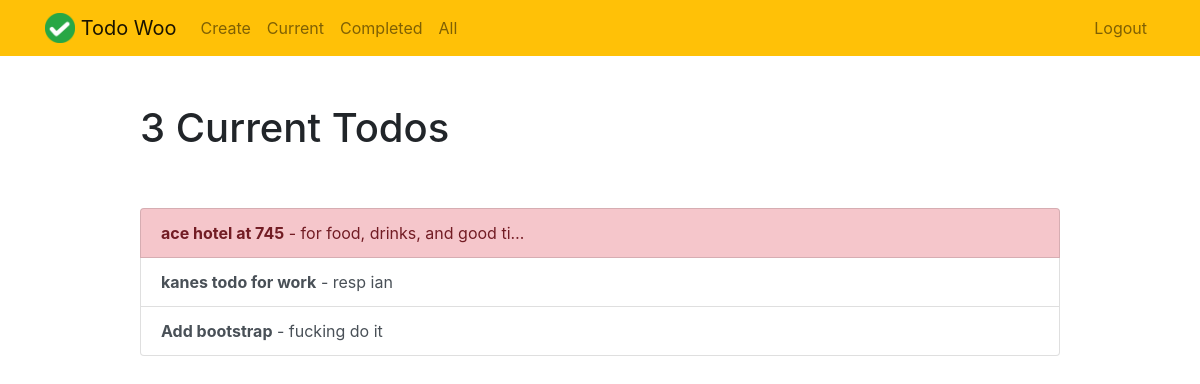
/current/ (signed in), run on an earlier commit of the app's database.
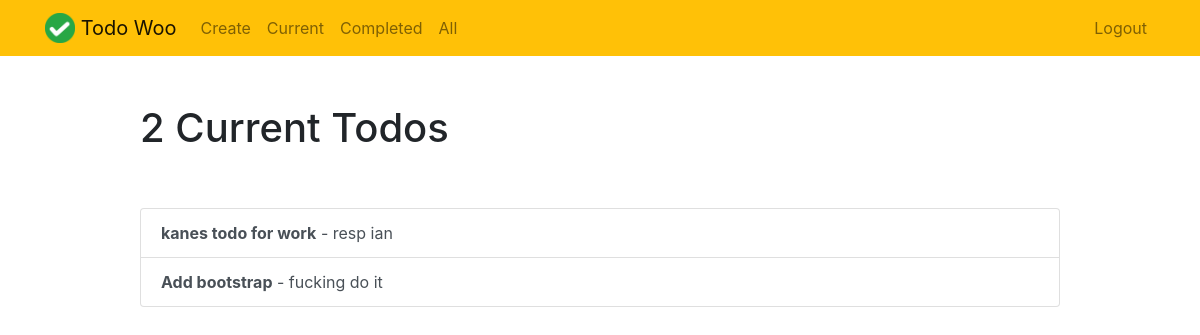
And on a later commit of the database.
### todo/models.py (models this page shows, shortened)
class Todo(models.Model):
    title = models.CharField(max_length=100)
    memo = models.TextField(blank=True)
    created = models.DateTimeField(auto_now_add=True)
    datecompleted = models.DateTimeField(null=True, blank=True)
    important = models.BooleanField(default=False)
    user = models.ForeignKey(User, on_delete=models.CASCADE) # foreign key relationship

### todo/views.py (the view)
# urls.py: path('current/', views.currenttodos, name='currenttodos'),
@login_required
def currenttodos(request):
    todos = Todo.objects.filter(user=request.user, datecompleted__isnull=True)
    return render(request, 'todo/currenttodos.html', {'todos':todos})

### todo/templates/todo/currenttodos.html
{% extends "todo/base.html" %}
{% block content %}
    <div class="row justify-content-center mt-5">
        <div class="col-md-10">
            {% if todos %}
                 <h1>{{ todos.count }} Current Todo{{ todos.count|pluralize }}</h1>
            {% else %}
                           <h1>Current Todos</h1>
            {% endif %}
        </div>
    </div>
    <div class="row justify-content-center mt-5">
        <div class="col-md-10">
        {% if todos %}
            <div class="list-group">
                {% for todo in todos %}
                    <a href="{% url 'viewtodo' todo.id %}" class="list-group-item list-group-item-action{% if todo.important %} list-group-item-danger{% endif %}"><b>{{ todo.title }}</b>{% if todo.memo %} - {{ todo.memo|truncatechars:30 }}{% endif %}</a>
                {% endfor %}
            </div>
        {% else %}
            <div class="text-center">
                <h2>Looks like you don't have any todos! Nice work.</h2>
            <br>
            <a role="button" class="btn btn-primary" href="{% url 'createtodo' %}">New Todo</a>
            </div>
        {% endif %}
        </div>
    </div>
{% endblock %}

### todo/templates/todo/base.html (shortened to what this page needs)
{% load static %}
<!doctype html>
<html lang="en">
<head>
    <link rel="stylesheet" href="https://stackpath.bootstrapcdn.com/bootstrap/4.4.1/css/bootstrap.min.css">
</head>
<body>
<nav class="navbar navbar-expand-md navbar-light bg-warning">
<div class="container">
    <a class="navbar-brand" href="{% url 'home' %}">
         <img src="{% static 'todo/logo.png' %}" width="30" height="30" class="d-inline-block align-top">
        <span>Todo Woo</span>
    </a>
    <div class="collapse navbar-collapse" id="navbarNav">
    {% if user.is_authenticated %}
        <ul class="navbar-nav mr-auto">
                <li class="nav-item {{ create }}">
                    <a class="nav-link" href="{% url 'createtodo' %}">Create</a>
                </li>
                <li class="nav-item {{ current }}">
                    <a class="nav-link" href="{% url 'currenttodos' %}">Current</a>
                </li>
                <li class="nav-item {{ completed }}">
                    <a class="nav-link" href="{% url 'completedtodos' %}">Completed</a>
                </li>
                <li class="nav-item {{ all }}">
                    <a class="nav-link" href="{% url 'alltodos' %}">All</a>
                </li>
        </ul>
    {% endif %}
    <ul class="navbar-nav ml-auto">
            {% if user.is_authenticated %}
                <li class="nav-item">
                    <a href="#" onclick="$('#signOutBtn').click()" class="nav-link">Logout</a>
                </li>
            {% endif %}
        </ul>
    </div>
</div>
</nav>
<div class="container">
{% block content %}{% endblock %}
</div>
</body>
</html>

What changed in the data, as far as the page shows it:
no longer on this page (row edited): Todo: title "ace hotel at 745", memo "for food, drinks, and good ti…", important True (drawn)
Also different on the page:
{{ todos.count }}: "3" → "2"
